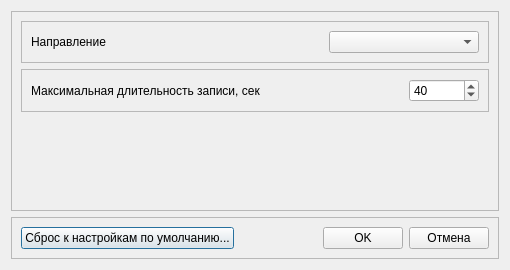
<?xml version="1.0" encoding="UTF-8"?>
<ui version="4.0">
 <class>StepDeviationParamsDialog</class>
 <widget class="QDialog" name="StepDeviationParamsDialog">
  <property name="geometry">
   <rect>
    <x>0</x>
    <y>0</y>
    <width>510</width>
    <height>270</height>
   </rect>
  </property>
  <property name="windowTitle">
   <string>Параметры теста прироста</string>
  </property>
  <layout class="QVBoxLayout" name="verticalLayout">
   <item>
    <widget class="QFrame" name="frame">
     <property name="frameShape">
      <enum>QFrame::StyledPanel</enum>
     </property>
     <property name="frameShadow">
      <enum>QFrame::Raised</enum>
     </property>
     <layout class="QVBoxLayout" name="verticalLayout_2">
      <item>
       <widget class="QFrame" name="frDirection">
        <property name="frameShape">
         <enum>QFrame::StyledPanel</enum>
        </property>
        <property name="frameShadow">
         <enum>QFrame::Raised</enum>
        </property>
        <layout class="QHBoxLayout" name="horizontalLayout_2">
         <item>
          <widget class="QLabel" name="lblDirection">
           <property name="text">
            <string>Направление</string>
           </property>
          </widget>
         </item>
         <item>
          <spacer name="horizontalSpacer_2">
           <property name="orientation">
            <enum>Qt::Horizontal</enum>
           </property>
           <property name="sizeHint" stdset="0">
            <size>
             <width>40</width>
             <height>20</height>
            </size>
           </property>
          </spacer>
         </item>
         <item>
          <widget class="QComboBox" name="cbDirection">
           <property name="minimumSize">
            <size>
             <width>150</width>
             <height>0</height>
            </size>
           </property>
          </widget>
         </item>
        </layout>
       </widget>
      </item>
      <item>
       <widget class="QFrame" name="frMaxTime">
        <property name="frameShape">
         <enum>QFrame::StyledPanel</enum>
        </property>
        <property name="frameShadow">
         <enum>QFrame::Raised</enum>
        </property>
        <layout class="QHBoxLayout" name="horizontalLayout">
         <item>
          <widget class="QLabel" name="lblMaxTime">
           <property name="text">
            <string>Максимальная длительность записи, сек</string>
           </property>
          </widget>
         </item>
         <item>
          <spacer name="horizontalSpacer">
           <property name="orientation">
            <enum>Qt::Horizontal</enum>
           </property>
           <property name="sizeHint" stdset="0">
            <size>
             <width>40</width>
             <height>20</height>
            </size>
           </property>
          </spacer>
         </item>
         <item>
          <widget class="QSpinBox" name="edMaxTime">
           <property name="minimumSize">
            <size>
             <width>70</width>
             <height>0</height>
            </size>
           </property>
           <property name="minimum">
            <number>1</number>
           </property>
           <property name="maximum">
            <number>100</number>
           </property>
           <property name="singleStep">
            <number>5</number>
           </property>
           <property name="value">
            <number>40</number>
           </property>
          </widget>
         </item>
        </layout>
       </widget>
      </item>
      <item>
       <spacer name="verticalSpacer">
        <property name="orientation">
         <enum>Qt::Vertical</enum>
        </property>
        <property name="sizeHint" stdset="0">
         <size>
          <width>20</width>
          <height>40</height>
         </size>
        </property>
       </spacer>
      </item>
     </layout>
    </widget>
   </item>
   <item>
    <widget class="QFrame" name="frame_3">
     <property name="frameShape">
      <enum>QFrame::StyledPanel</enum>
     </property>
     <property name="frameShadow">
      <enum>QFrame::Raised</enum>
     </property>
     <layout class="QHBoxLayout" name="horizontalLayout_11">
      <item>
       <widget class="QPushButton" name="btnDefault">
        <property name="text">
         <string>Сброс к настройкам по умолчанию...</string>
        </property>
       </widget>
      </item>
      <item>
       <spacer name="horizontalSpacer_8">
        <property name="orientation">
         <enum>Qt::Horizontal</enum>
        </property>
        <property name="sizeHint" stdset="0">
         <size>
          <width>40</width>
          <height>20</height>
         </size>
        </property>
       </spacer>
      </item>
      <item>
       <widget class="QPushButton" name="btnOK">
        <property name="text">
         <string>OK</string>
        </property>
       </widget>
      </item>
      <item>
       <widget class="QPushButton" name="btnCancel">
        <property name="text">
         <string>Отмена</string>
        </property>
       </widget>
      </item>
     </layout>
    </widget>
   </item>
  </layout>
 </widget>
 <resources/>
 <connections>
  <connection>
   <sender>btnOK</sender>
   <signal>clicked()</signal>
   <receiver>StepDeviationParamsDialog</receiver>
   <slot>on_ok()</slot>
   <hints>
    <hint type="sourcelabel">
     <x>371</x>
     <y>212</y>
    </hint>
    <hint type="destinationlabel">
     <x>508</x>
     <y>156</y>
    </hint>
   </hints>
  </connection>
  <connection>
   <sender>btnCancel</sender>
   <signal>clicked()</signal>
   <receiver>StepDeviationParamsDialog</receiver>
   <slot>on_cancel()</slot>
   <hints>
    <hint type="sourcelabel">
     <x>451</x>
     <y>205</y>
    </hint>
    <hint type="destinationlabel">
     <x>512</x>
     <y>183</y>
    </hint>
   </hints>
  </connection>
  <connection>
   <sender>btnDefault</sender>
   <signal>clicked()</signal>
   <receiver>StepDeviationParamsDialog</receiver>
   <slot>on_default()</slot>
   <hints>
    <hint type="sourcelabel">
     <x>158</x>
     <y>206</y>
    </hint>
    <hint type="destinationlabel">
     <x>506</x>
     <y>130</y>
    </hint>
   </hints>
  </connection>
 </connections>
 <slots>
  <slot>on_ok()</slot>
  <slot>on_cancel()</slot>
  <slot>on_default()</slot>
 </slots>
</ui>
